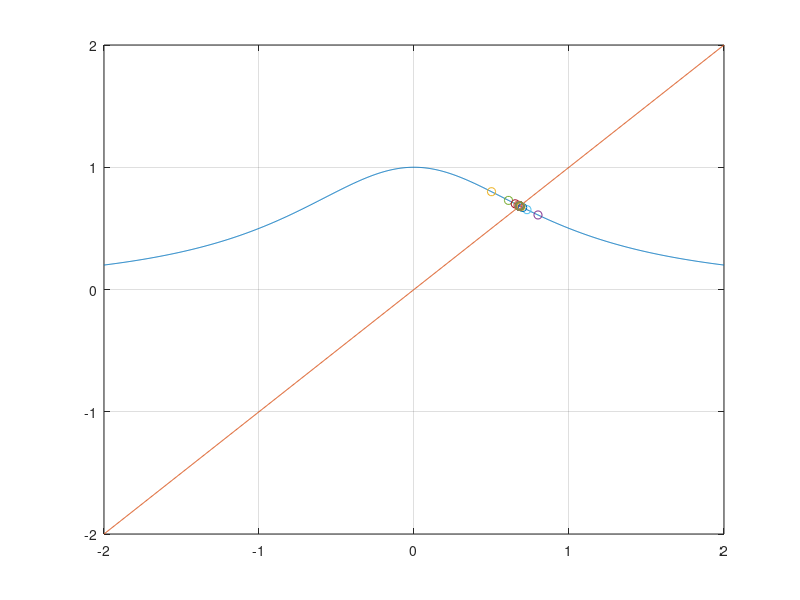

Recreate this plot in MATLAB.
clear all
close all
clc

%% [예제 2]  1번 해 : x^3 +x -1 ==>> x = g(x) = 1/(x^2 + 1)

x0 = 1;

xs = linspace(-2, 2, 1000);
ys = 1 ./ (xs.^2 +1);

plot(xs, ys)
hold on
grid on
plot(xs, xs)

for i= 0:1:100
    if i == 0
        x(1) = 1/(x0^2 +1);
    else        
        x(i+1) = 1/(x(i)^2 +1);
    end
    plot(x(i+1), 1/(x(i+1)^2 +1),'o')
    pause(0.3)
end
